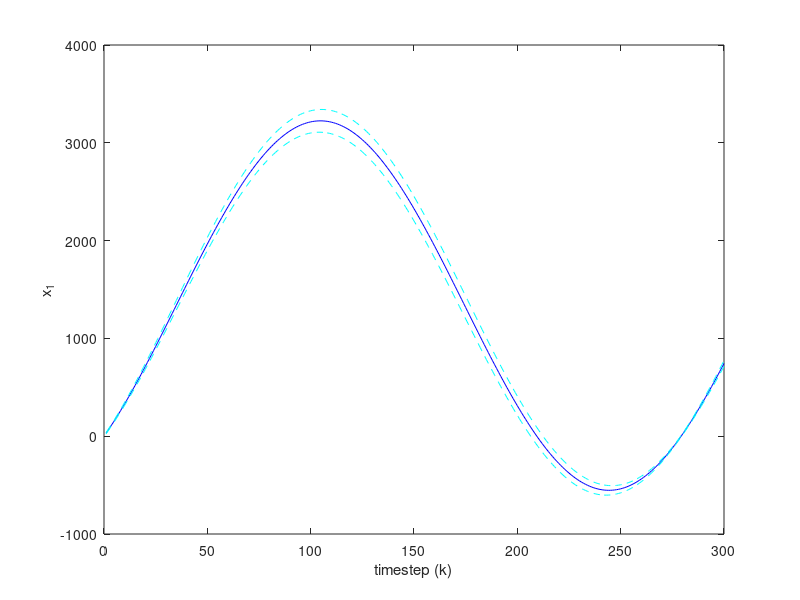
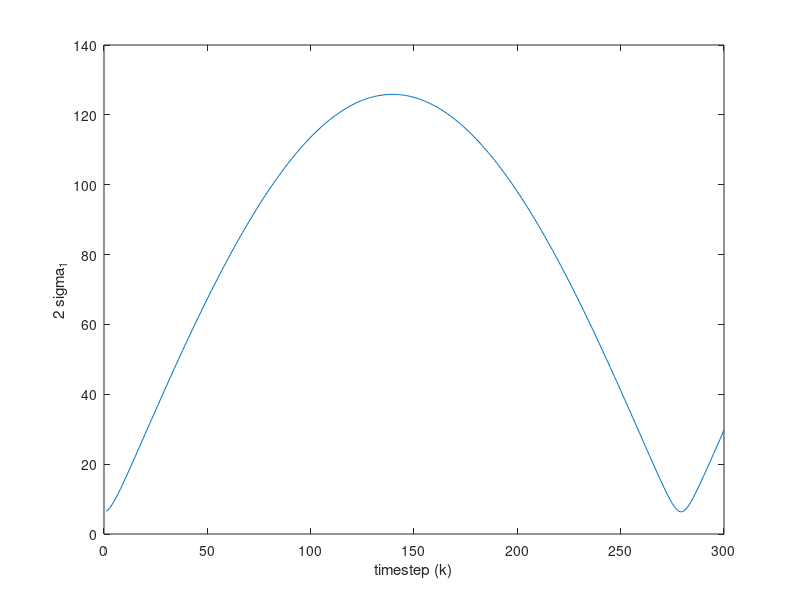
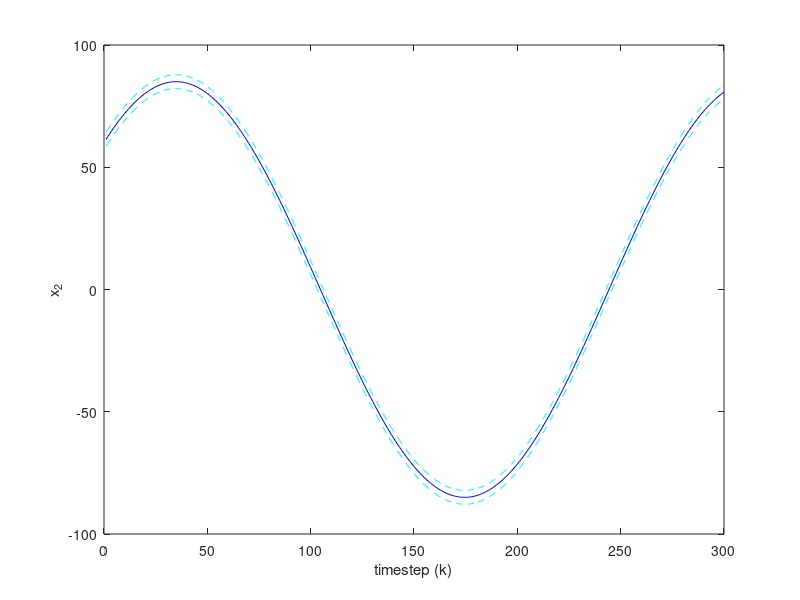
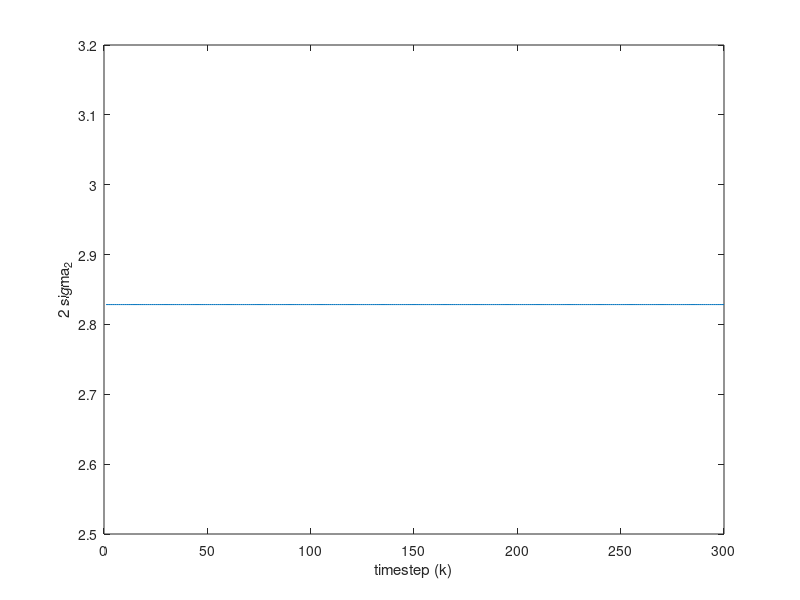

Source code (MATLAB) for these figures, in order:
deltaT = 0.5;
omega = 0.045;
k = 300; 

A = [0 1 0 0; 0 0 0 -omega; 0 0 0 1; 0 omega 0 0];
F = expm(A.*deltaT);

mu_0 = [0; 85*cos(pi/4); 0; -85*sin(pi/4)];
P_0 = diag([10 2 10 2]);

mu = F * mu_0;
P = F * P_0 * F';
sigmas = 2 .* sqrt(diag(abs(P)));

for i = 2:k
    next_mu = F * mu(:,i-1);
    next_P = F * P(:,4*(i-1)-3:4*(i-1)) * F';
    mu = [mu next_mu];
    P = [P next_P];
    sigmas = [sigmas 2 .* sqrt(diag(abs(next_P)))];
end

for i = 1:4
    figure;
    plot(mu(i,:),'b-');
    hold on
    plot(mu(i,:)+sigmas(i,:),'c--');
    plot(mu(i,:)-sigmas(i,:),'c--');
    xlabel('timestep (k)')
    ylabel(sprintf('x_%i',i));
    figure
    plot(sigmas(i,:));
    xlabel('timestep (k)');
    ylabel(sprintf('2 sigma_%i',i));
end

